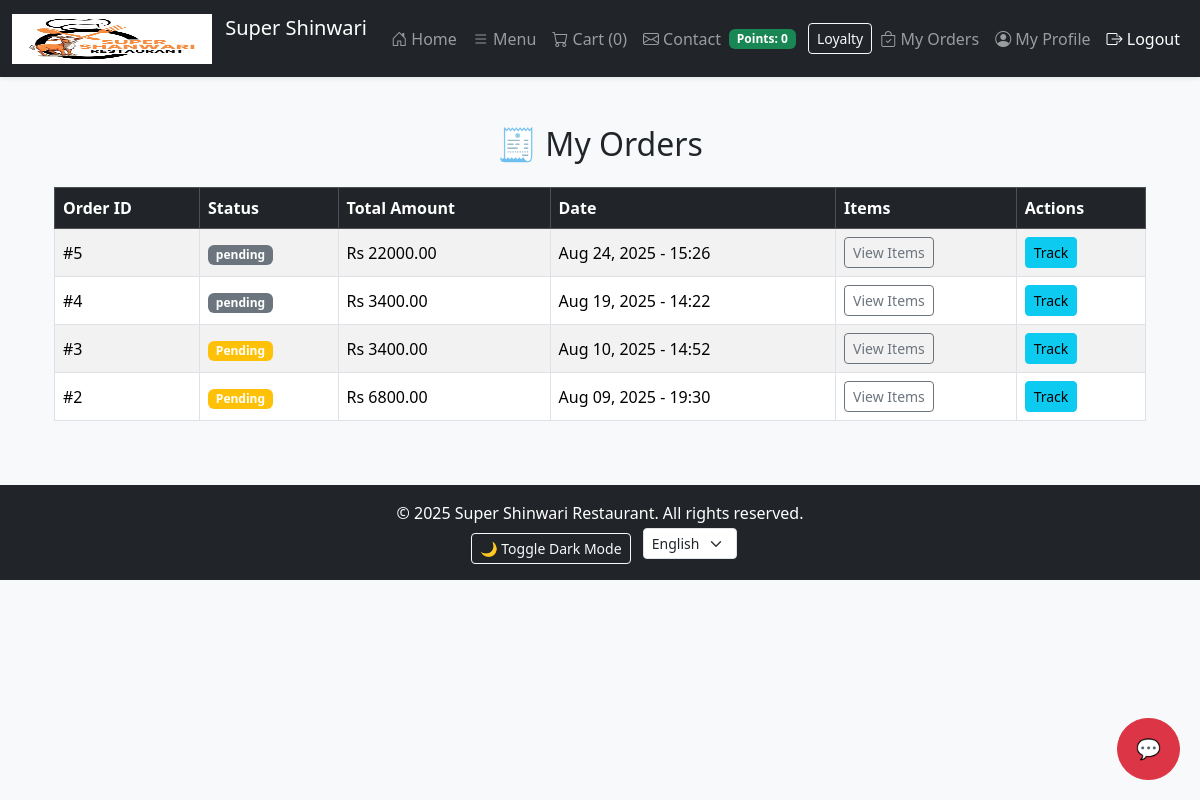
The page /my-orders/ (signed in) on the database its author committed.
### core/models.py (models this page shows, shortened)
class Order(models.Model):
    STATUS_CHOICES = (
        ('pending', 'Pending'),
        ('processing', 'Processing'),
        ('delivered', 'Delivered'),
        ('cancelled', 'Cancelled'),
    )
    user = models.ForeignKey(User, on_delete=models.CASCADE, related_name='orders')
    full_name = models.CharField(max_length=200)
    phone = models.CharField(max_length=20)
    address = models.TextField()
    branch = models.ForeignKey(Branch, on_delete=models.SET_NULL, null=True, blank=True, related_name='orders')
    total_price = models.DecimalField(max_digits=10, decimal_places=2, default=0)
    status = models.CharField(max_length=20, choices=STATUS_CHOICES, default='pending')
    created_at = models.DateTimeField(auto_now_add=True)

### core/views.py (the view)
# urls.py: path('my-orders/', views.my_orders, name='my_orders'),
@login_required
def my_orders(request):
    orders = Order.objects.filter(user=request.user).order_by('-created_at')
    return render(request, 'my_orders.html', {'orders': orders})

### core/context_processors.py (called while the page is built)
def cart_item_count(request):
    total = 0
    if request.user.is_authenticated:
        cart = Cart.objects.filter(user=request.user).first()
        if cart:
            total = CartItem.objects.filter(cart=cart).aggregate(total=Sum('quantity'))['total'] or 0
    return {'cart_item_count': total}

### core/loyalty.py (called while the page is built)
def get_profile(user):
    profile, _ = UserProfile.objects.get_or_create(user=user)
    return profile

### core/models.py (called while the page is built)
    @property
    def cart_items(self):
        return self.items.all()

### templates/my_orders.html (shortened to what this page needs)
{% extends 'base.html' %}
{% load static %}
{% block content %}
<div class="container my-5">
    <h2 class="text-center mb-4">🧾 My Orders</h2>
    {% if orders %}
    <div class="table-responsive">
        <table class="table table-bordered table-striped align-middle">
            <thead class="table-dark">
                <tr>
                    <th>Order ID</th>
                    <th>Status</th>
                    <th>Total Amount</th>
                    <th>Date</th>
                    <th>Items</th>
                    <th>Actions</th>
                </tr>
            </thead>
            <tbody>
                {% for order in orders %}
                <tr>
                    <td>#{{ order.id }}</td>
                    <td>
                        <span class="badge
                            {% if order.status == 'Pending' %}bg-warning
                            {% elif order.status == 'Preparing' %}bg-primary
                            {% elif order.status == 'On the Way' %}bg-info
                            {% elif order.status == 'Delivered' %}bg-success
                            {% else %}bg-secondary{% endif %}">
                            {{ order.status }}
                        </span>
                    </td>
                    <td>Rs {{ order.total_price }}</td>
                    <td>{{ order.created_at|date:"M d, Y - H:i" }}</td>
                    <td>
                        <button class="btn btn-sm btn-outline-secondary" data-bs-toggle="collapse" data-bs-target="#items-{{ order.id }}">
                            View Items
                        </button>
                    </td>
                    <td>
                        <a href="{% url 'track_order' order.id %}" class="btn btn-info btn-sm">Track</a>
                    </td>
                </tr>
                {% endfor %}
            </tbody>
        </table>
    </div>
    {% else %}
        <p class="text-center text-muted">You haven’t placed any orders yet.</p>
    {% endif %}
</div>
{% endblock %}

### static/css/style.css (style rules this page uses)
body { font-family: 'Segoe UI', Tahoma, sans-serif; background-color: #f8f9fa; margin: 0; padding: 0; transition: background 0.3s, color 0.3s; }
html { scroll-behavior: smooth; }

### rows shown on the page
Order: id "5", status "pending", total_price "22000.00", created_at "Aug 24, 2025 - 15:26"
Order: id "4", status "pending", total_price "3400.00", created_at "Aug 19, 2025 - 14:22"
Order: id "3", status "Pending", total_price "3400.00", created_at "Aug 10, 2025 - 14:52"
Order: id "2", status "Pending", total_price "6800.00", created_at "Aug 09, 2025 - 19:30"

### other values the page prints
{{ cart_item_count }} "0"
{{ loyalty_balance|default:0 }} "0"
